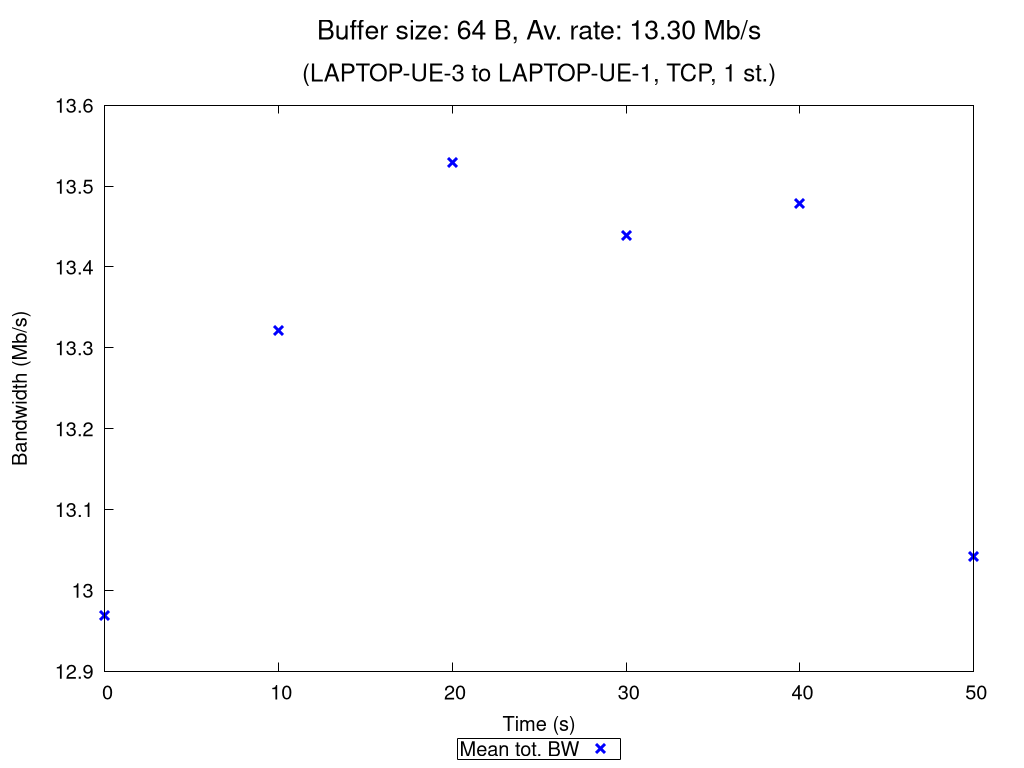

Reproduce this figure in gnuplot.
set terminal pngcairo nocrop enhanced size 1024,768 font "Verdana,15"
set output "TCP_1_st_2020_10_06_16-04-51_two2one_00064B.png"

set title "{/=20 Buffer size: 64 B, Av. rate: 13.30 Mb/s}\n\n{/=18 (LAPTOP-UE-3 to LAPTOP-UE-1, TCP, 1 st.)}"

set xlabel "Time (s)"
set ylabel "Bandwidth (Mb/s)"
set ytics nomirror
set key bmargin center horizontal box samplen 1 width -1
set bmargin 4.6
set rmargin 4.5

rf = 1000000.0  # rate factor
set style fill transparent solid 0.2 noborder
set autoscale xfix
plot "TCP_1_st_2020_10_06_16-04-51_two2one_00064B_iperf_processed.dat" using 1:($2/rf-$3/rf):($2/rf+$3/rf) with filledcurves lc rgb "blue" notitle, \
     "" using 1:($2/rf) with points pt 2 ps 1.5 lw 3 lc rgb "blue" title "Mean tot. BW", \
